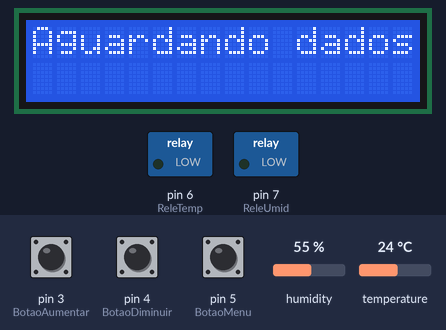
Simulated run of this sketch. Board: Arduino Uno, built with avr-gcc and run on an emulated ATmega328P. Shown: 16×2 character LCD, switched loads named in the sketch (green lamp = pin HIGH). The test bench sets the inputs (shaded band); at power-on: pin 5 (BotaoMenu) HIGH, temperature 24 °C, humidity 55 %, pin 3 (BotaoAumentar) HIGH, pin 4 (BotaoDiminuir) HIGH.

Above: at 1.2 s.
1.3 s: pin 5 (BotaoMenu) pulled LOW for 1 s
At 3.3 s:
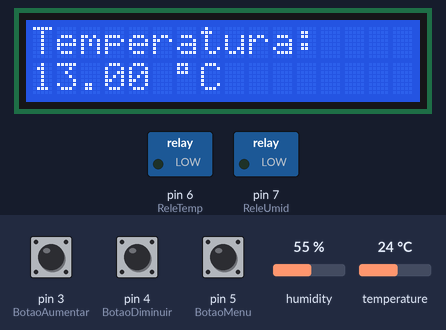
3.8 s: pin 5 (BotaoMenu) pulled LOW for 3.2 s
At 5.1 s:
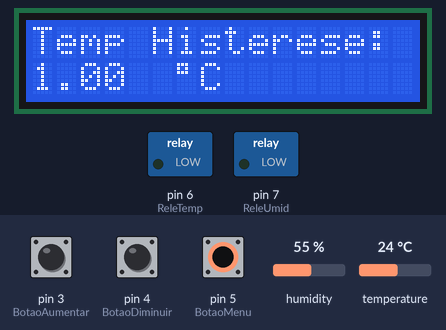
8.5 s: pin 5 (BotaoMenu) pulled LOW for 0.3 s
At 9.9 s:
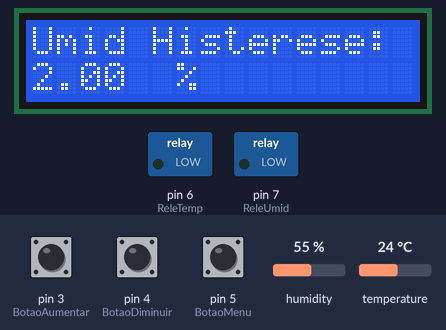
10.3 s: temperature set to 12.4 °C
13.4 s: temperature set to 11.6 °C
At 19.3 s:
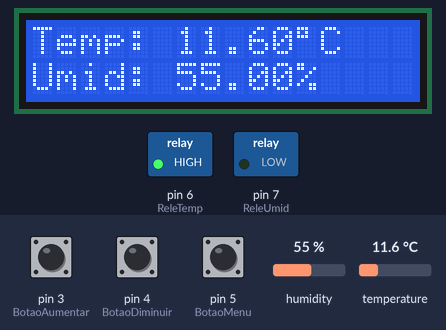
19.4 s: humidity set to 75 %
At 21.7 s:
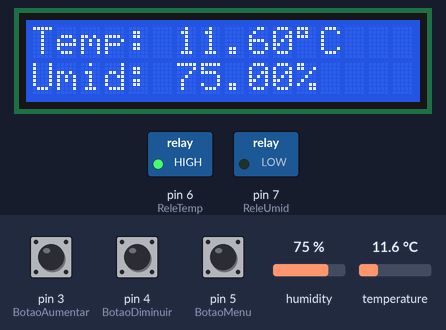
22.7 s: humidity set to 79 %
At 26.1 s:
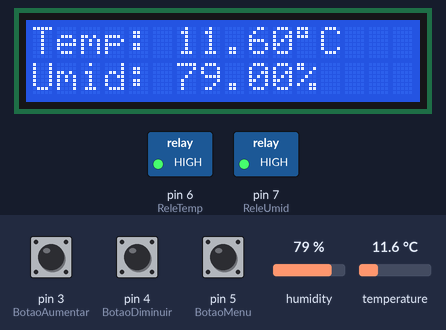
Timing chart, 0 to 27.6 s (numbered marks = the images above; inputs shaded):
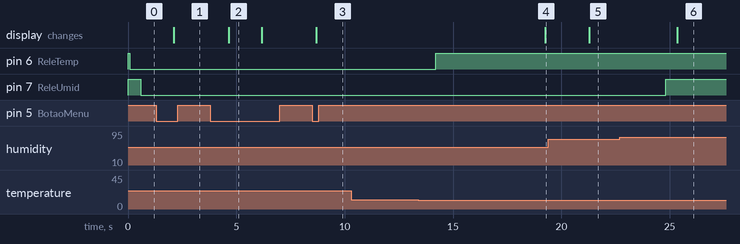

Measured:
- the behaviour switches between 12.1 and 12 °C on temperature (found by bisection; images 3 and 4)
- the behaviour switches between 76 and 77 % on humidity (found by bisection; images 5 and 6)
- after the input at 1.3 s, the display: changes after 0.81 s (image 1)
- after the input at 3.8 s, the display: changes after 0.85 s (image 2)
- after the input at 8.5 s, the display: changes after 0.19 s (image 3)
- after the input at 10.3 s, every drawn part: stays the same
- after the input at 13.4 s, pin 6 (ReleTemp): LOW → HIGH after 0.81 s; the display: changes after 5.9 s (image 4)
- after the input at 19.4 s, the display: changes after 1.9 s (image 5)
- after the input at 22.7 s, pin 7 (ReleUmid): LOW → HIGH after 2.1 s; the display: changes after 2.7 s (image 6)

The sketch:

trolador_de_temperatura_e_umidade_c_mara_de_embutidos_5_Menu.ino
```cpp
//Programa: Controlador de temperatura e umidade

// ========================================================================================================
// --- Bibliotecas Auxiliares ---

#include <Wire.h>

#include <DHT.h>                                                   //Inclui a bilbioteca DHT

#include <LiquidCrystal_I2C.h>                                     //Inclui a biblioteca LiquidCrystal


// ========================================================================================================
// --- Mapeamento de Hardware ---

//Sensor DHT22
#define DHTPIN 12                                                  //Define o pino do DHT no Arduino
#define DHTTYPE DHT22                                              //Define modelo do DHT

//Definicoes do sensor : pino, tipo
DHT dht(DHTPIN, DHTTYPE);

//botoes
int BotaoAumentar = 3;
int BotaoDiminuir = 4;
int BotaoMenu = 5;

//Relés
int ReleTemp = 6;
int ReleUmid = 7;


// ========================================================================================================
// --- Declaração de Objetos ---

LiquidCrystal_I2C lcd(0x3F, 2, 1, 0, 4, 5, 6, 7, 3, POSITIVE);      //Define os pinos do LCD (RS, E, D4, D5, D6, D7)


// ========================================================================================================
// --- Variavies Auxiliares ---

//Variável de temperatura
float temperatura = 13.0;

float TempHisterese = 1.0;


//Variável de umidade
float umidade = 75.0;

float UmidHisterese = 2.0;


//tela atual
int tela = 0;
unsigned long idleTime = 0;
unsigned long idleTimeTela0 = 0;
float t;
float h;

// ========================================================================================================
// --- Configurações Iniciais ---
void setup()
{//Start Setup

 //Define os pinos como entrada ou saída
 pinMode(BotaoAumentar, INPUT_PULLUP);
 pinMode(BotaoDiminuir, INPUT_PULLUP);
 pinMode(BotaoMenu, INPUT_PULLUP);
 pinMode(ReleTemp, OUTPUT);
 pinMode(ReleUmid, OUTPUT);


 //Define estado inicial das portas
 digitalWrite(ReleTemp, HIGH);
 digitalWrite(ReleUmid, HIGH);


 //Configurações do Display
 //Inicializa o display LCD 16x2
 lcd.begin (16, 2);
 lcd.print("Aguardando dados...");
 idleTime = millis();

 //Iniclaiza o sensor DHT
 dht.begin();


}//end setup

// ========================================================================================================
// --- Loop Infinito ---

void loop()
{//Start loop

  t = dht.readTemperature();      //Leitura do valor de temperatura
  h = dht.readHumidity();         //Leitura do valor de umidade


 //reseta tela pra inicial
   if(digitalRead(BotaoMenu)==1 && digitalRead(BotaoAumentar)==1 && digitalRead(BotaoDiminuir)==1 && tela!=1 && tela!=2 && tela!=3 && tela!=4)
    {
     tela0();
    }

  //Verifica se os botoes de telas e ajustes foram pressioandos
  if(digitalRead(BotaoMenu)==0 && digitalRead(BotaoAumentar)==1 && digitalRead(BotaoDiminuir)==1)
    {
       mudaTela();
       delay(500);
     //Serial.println("Mudou tela");
     }

  if(digitalRead(BotaoMenu)==1 && digitalRead(BotaoAumentar)==0 && digitalRead(BotaoDiminuir)==1)
    {
       aumentaValorAtual();
       delay(300);
     //Serial.println("Aumentou valor");
    }

  if(digitalRead(BotaoMenu)==1 && digitalRead(BotaoAumentar)==1 && digitalRead(BotaoDiminuir)==0)
    {
       diminuiValorAtual();
       delay(300);
     //Serial.println("Diminuiu valor");
    }

   //reseta tela pra inicial
   if(millis()-idleTime>=10000 && idleTime!=0 && tela!=0)
    {
       tela0();
    }//END verifica se os botoes de telas e ajustes foram pressionados


// Analisa se a temperatura está igual a que foi setada e aciono o rele caso não seja
  if (t >= temperatura + TempHisterese)
   {
    // Liga a geladeira
    digitalWrite(ReleTemp, LOW);
    delay(500);
   }

  if (t <= temperatura - TempHisterese)
   {
   // Desliga a geladeira
    digitalWrite(ReleTemp, HIGH);
    delay(500);
   }


 // Analisa se a umidade está igual a que foi setada e aciono o rele caso não seja
  if (h <= umidade - UmidHisterese)
   {
    // Liga o umidificador
    digitalWrite(ReleUmid, LOW);
    delay(500);
   }

  if (h >= umidade + UmidHisterese)
   {
   // Desliga o umidificador
    digitalWrite(ReleUmid, HIGH);
    delay(500);
   }


  /*if(isnan(t))
  {

    software_Reset();

  }*/


}//End loop


// ========================================================================================================
// --- Loop Reset ---


void software_Reset()
  {
    asm volatile (" jmp 0");
  }


// ========================================================================================================
// --- Loop acréscimo das variáveis ---

//Aumentando o valor baseado na tela atual
void aumentaValorAtual ()
 {
  switch(tela)
   {
    case 1:
      temperatura+=0.1;
      if(temperatura>100) temperatura=100;
      tela1();
      break;

    case 2:
      TempHisterese+=0.1;
      if(TempHisterese>5) TempHisterese=5;
      tela2();
      break;

    case 3:
      umidade+=1;
      if(umidade>100) umidade=100;
      tela3();
      break;

    case 4:
      UmidHisterese+=1;
      if(UmidHisterese>20) UmidHisterese=20;
      tela4();
      break;

  }
  idleTime = millis();

  if(tela!=0);


  }//END aumentando o valor baseado na tela atual


// ========================================================================================================
// --- Loop decréscimo das variáveis ---
//diminuindo o valor baseado na tela atual
void diminuiValorAtual ()
 {
  switch(tela)
   {
    case 1:
      temperatura-=0.1;
      if(temperatura<-5) temperatura=-5;
      tela1();
      break;

    case 2:
      TempHisterese-=0.1;
      if(TempHisterese<0) TempHisterese=0;
      tela2();
      break;

    case 3:
      umidade-=1;
      if(umidade<0) umidade=0;
      tela3();
      break;

    case 4:
      UmidHisterese-=1;
      if(UmidHisterese<0) UmidHisterese=0;
      tela4();
      break;

   }
   idleTime = millis();

   if(tela!=0);

  } //END dominuindo o valor baseado na tela atual


// ========================================================================================================
// --- Loop mudança de tela ---

//mudando a tela
void mudaTela()
 {
  tela++;

  if(tela>4) tela=0;
     switch(tela){

           case 1:
             tela1();
             break;

           case 2:
             tela2();
             break;

           case 3:
             tela3();
             break;

           case 4:
             tela4();
             break;

  }

  idleTime = millis();

}//END mudando a tela


// ========================================================================================================
// --- Loop Telas Menu ---


void tela1()
  {
  tela=1;
  lcd.clear();
  lcd.setCursor(0,0); // Column, line
  lcd.print("Temperatura:");
  lcd.setCursor(0,1);
  lcd.print(temperatura);
  lcd.setCursor(6,1);                  //Posiciona o símbolo de grau formado pelo array
  lcd.write(223);                   //Mostra o símbolo de grau
  lcd.print("C");                       //Mostra o símbolo da unidade Celsius
  }


void tela2()
  {
  tela=2;
  lcd.clear();
  lcd.setCursor(0,0); // Column, line
  lcd.print("Temp Histerese:");
  lcd.setCursor(0,1);
  lcd.print(TempHisterese);
  lcd.setCursor(6,1);
  lcd.write(223);                       //Mostra o símbolo de grau
  lcd.print("C");                       //Mostra o símbolo da unidade Celsius
  }


void tela3()
  {
  tela=3;
  lcd.clear();
  lcd.setCursor(0,0); // Column, line
  lcd.print("Umidade:");
  lcd.setCursor(0,1);
  lcd.print(umidade);
  lcd.setCursor(6,1);                   //Posiciona o símbolo de grau formado pelo array
  lcd.print("%");                       //Mostra o símbolo da unidade Celsius
  }


void tela4()
  {
  tela=4;
  lcd.clear();
  lcd.setCursor(0,0); // Column, line
  lcd.print("Umid Histerese:");
  lcd.setCursor(0,1);
  lcd.print(UmidHisterese);
  lcd.setCursor(6,1);                   //Posiciona o símbolo de grau formado pelo array
  lcd.print("%");                       //Mostra o símbolo da unidade Celsius
  }


void tela0(){
    if(tela!=0 || millis()-idleTimeTela0>=2000){
    tela=0;
     lcd.clear();
     lcd.setCursor(0,0);                   //Posiciona o cursor no canto superior esquerdo do display
     lcd.print("Temp: ");                  //
     lcd.print(t);                         //Inclui a informação de temperatura aferida pelo sensor
     lcd.write(223);                       //Mostra o símbolo de grau
     lcd.print("C");                       //Mostra o símbolo da unidade Celsius

     lcd.setCursor(0,1);                   //Posiciona o cursor no canto inferior esquerdo do display
     lcd.print("Umid: ");                  //
     lcd.print(h);
     lcd.setCursor(11,1);                  //Inclui a informação de umidade aferida pelo sensor
     lcd.print("%");
     idleTimeTela0 = millis();            //Mostra o símbolo de porcentagem de umidade
    }
  }
```
